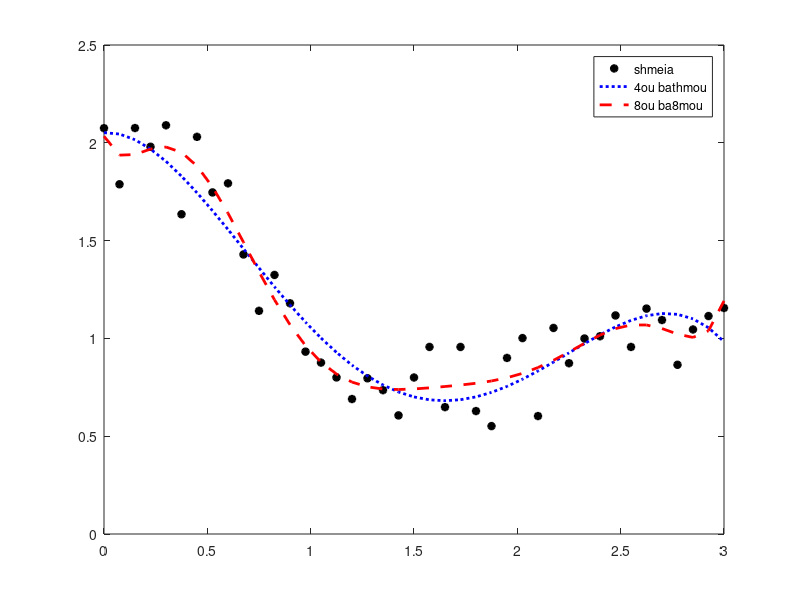

Source code (MATLAB):
%% ASKHSH 4
%% Xrhsimopoihste tis katallhles synarthseis toy Matlab, wste na efarmosete th me8odo twn
%% elaxistwn tetragwnwn gia na ypologisete ta polywnyma 4ou kai 8ou ba8mou pou proseggizoun
%% ta parakatw dedomena

disp('ASKHSH 4'); clf; clear all;
x = linspace(0,3,41); n = length(x);

y = [ 2.07458  1.78801  2.07548  1.97954  2.08945  1.63480 ...
   2.03053  1.74630  1.79267  1.42920  1.14101  1.32438 ...
   1.17944  0.93214  0.87631  0.80062  0.69002  0.79622...
   0.73527  0.60637  0.80011  0.95631  0.64858  0.95624 ...
   0.62853  0.55175  0.90018  1.00167  0.60299  1.05339 ...
   0.87300  0.99931  1.01089  1.11733  0.95633  1.15222 ...
   1.09389  0.86498  1.04563  1.11432  1.15554 ];

synt4 = polyfit(x,y,4);
ypoly4 = polyval(synt4, x);
sse4 = norm(y-ypoly4,2)/norm(y,2)


synt8 = polyfit(x,y,8);
ypoly8 = polyval(synt8, x);
sse8 = norm(y-ypoly8,2)/norm(y,2)

plot(x,y,'*k', 'linewidth',2); hold on;
plot(x,ypoly4,':b','linewidth',2);
plot(x,ypoly8,'--r','linewidth',2);    
legend('shmeia','4ou bathmou','8ou ba8mou');
